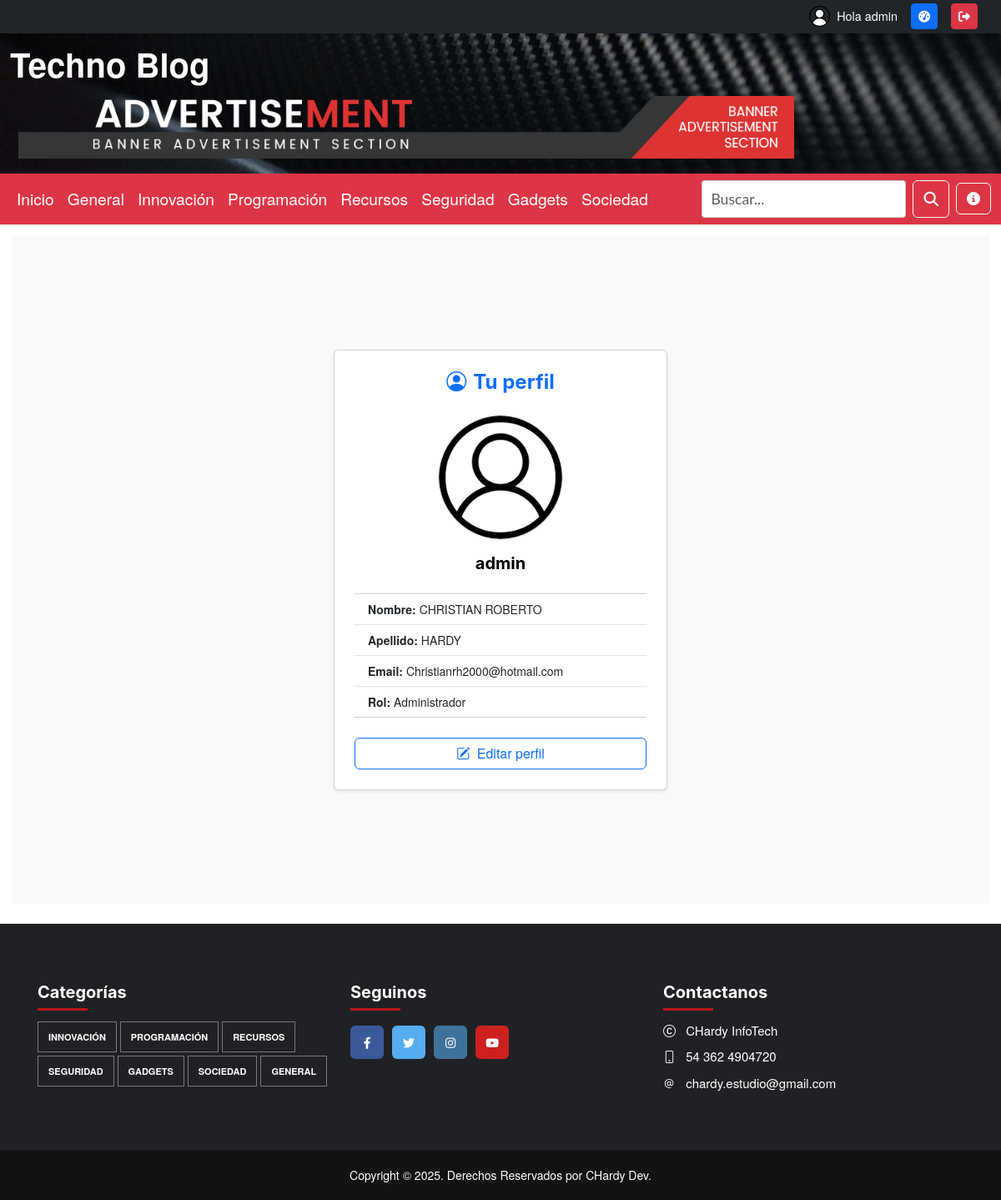
The app's page /user/profile/ (signed in) with its own data.
### apps/user/models.py (models this page shows, shortened)
class User(AbstractUser):
    ROLE_CHOICES = (
        ('admin', 'Administrador'),
        ('colaborador', 'Colaborador'),
        ('registrado', 'Registrado'),
    )
    role = models.CharField(max_length=15, choices=ROLE_CHOICES, default='registrado')
    avatar = models.ImageField(upload_to='avatars/', null=True, blank=True)
    class Meta:
        verbose_name_plural = "Usuarios"

### apps/user/views.py (the view)
# urls.py: path("profile/", ProfileView.as_view(), name="profile"),
class ProfileView(LoginRequiredMixin, TemplateView):
    template_name = "user/profile.html"

### templates/user/profile.html
{% extends 'base.html' %}
{% load static %}
{% block content %}
  <div class="container-fluid d-flex justify-content-center align-items-center bg-light" style="min-height: 100vh;">
    <div class="card shadow-sm p-4 text-center w-100" style="max-width: 400px;">
      <h4 class="mb-4 text-primary">
        <i class="bi bi-person-circle me-2"></i>Tu perfil
      </h4>
      <div class="mb-3">
        {% if user.avatar %}
          <img src="{{ user.avatar.url }}" alt="Avatar" class="img-fluid rounded-circle border" style="width: 150px; height: 150px; object-fit: cover;" />
        {% else %}
          <img src="{% static 'images/default_avatar.png' %}" alt="Avatar por defecto" class="img-fluid rounded-circle border" style="width: 150px; height: 150px;" />
        {% endif %}
      </div>
      <h5 class="fw-bold">{{ user.username }}</h5>
      <ul class="list-group list-group-flush text-start mt-3">
        <li class="list-group-item">
          <strong>Nombre:</strong> {{ request.user.first_name }}
        </li>
        <li class="list-group-item">
          <strong>Apellido:</strong> {{ request.user.last_name }}
        </li>
        <li class="list-group-item">
          <strong>Email:</strong> {{ request.user.email }}
        </li>
        <li class="list-group-item">
          <strong>Rol:</strong> {{ user.get_role_display }}
        </li>
      </ul>
      <div class="mt-4">
        <a href="{% url 'user:edit_profile' %}" class="btn btn-outline-primary w-100">
          <i class="bi bi-pencil-square me-1"></i> Editar perfil
        </a>
      </div>
    </div>
  </div>
{% endblock %}

### templates/base.html (shortened to what this page needs)
{% load static %}
{% now 'U' as timestamp %}
<!DOCTYPE html>
<html lang="es-arn">
  <head>
    <link href="https://cdn.jsdelivr.net/npm/bootstrap@5.3.2/dist/css/bootstrap.min.css" rel="stylesheet" />
    <link rel="stylesheet" href="https://cdn.jsdelivr.net/npm/bootstrap-icons@1.10.5/font/bootstrap-icons.css" />
    <link rel="stylesheet" href="https://cdnjs.cloudflare.com/ajax/libs/font-awesome/6.4.0/css/all.min.css" />
    <link rel="stylesheet" href="{% static 'css/style.no-min.css' %}?v={{ timestamp }}" />
    <link rel="stylesheet" href="{% static 'css/my-style.css' %}?v={{ timestamp }}" />
  </head>
  <body>
    {% load static %}
    <div class="top-user-bar fixed-top bg-dark text-white py-1 px-3 shadow-sm" style="z-index: 1050;">
      <div class="container-fluid d-flex justify-content-end align-items-center gap-3">
        {% if user.is_authenticated %}
          <a href="{% url 'user:profile' %}" class="d-flex align-items-center text-white text-decoration-none">
            {% if user.avatar %}
              <img src="{{ user.avatar.url }}" alt="Avatar" width="25px" height="25px" />
            {% else %}
              <img src="/static/images/default_avatar.png" alt="Avatar por defecto" width="25px" height="25px" />
            {% endif %}
            <span class="ms-2">Hola {{ user.username }}</span>
          </a>
          {% if user.role == 'admin' %}
            <a href="/admin/" class="btn btn-sm btn-primary" title="Panel de Control"><i class="fa fa-tachometer-alt"></i></a>
          {% elif user.role == 'colaborador' %}
            <a href="/dashboard" class="btn btn-sm btn-primary" title="Panel de Control"><i class="fa fa-tachometer-alt"></i></a>
          {% endif %}
          <form method="post" action="{% url 'user:logout' %}" class="d-inline">
            <button type="submit" class="btn btn-sm btn-danger" title="Cerrar sesión"><i class="fas fa-sign-out-alt"></i></button>
          </form>
        {% else %}
          <a href="{% url 'user:login' %}" class="btn btn-sm btn-outline-light login">Login</a>
          <a href="{% url 'user:register' %}" class="btn btn-sm btn-outline-none registro-hover">Registro</a>
        {% endif %}
      </div>
    </div>
    <div class="wrapper">
      {% include 'header.html' %}
      <main style="height: auto; padding: 1em;">
        {% block content %}
        {% endblock %}
      </main>
      {% include 'footer.html' %}
    </div>
  </body>
</html>

### static/css/my-style.css (style rules this page uses)
body { padding-top: 40px; font-family: "Helvetica Neue", Helvetica, Arial, sans-serif; font-size: 14px; line-height: 1.42857143; color: #333; background-color: #fff; height: 100%; margin: 0; }
.top-user-bar { height: 40px; font-size: 0.9rem; }
.top-user-bar a { color: white !important; text-decoration: none; }
img.rounded-circle { object-fit: cover; }

### records on screen
User: username "admin", user.first_name "CHRISTIAN ROBERTO", user.last_name "HARDY", user.email "Christianrh2000@hotmail.com", role "Administrador"
